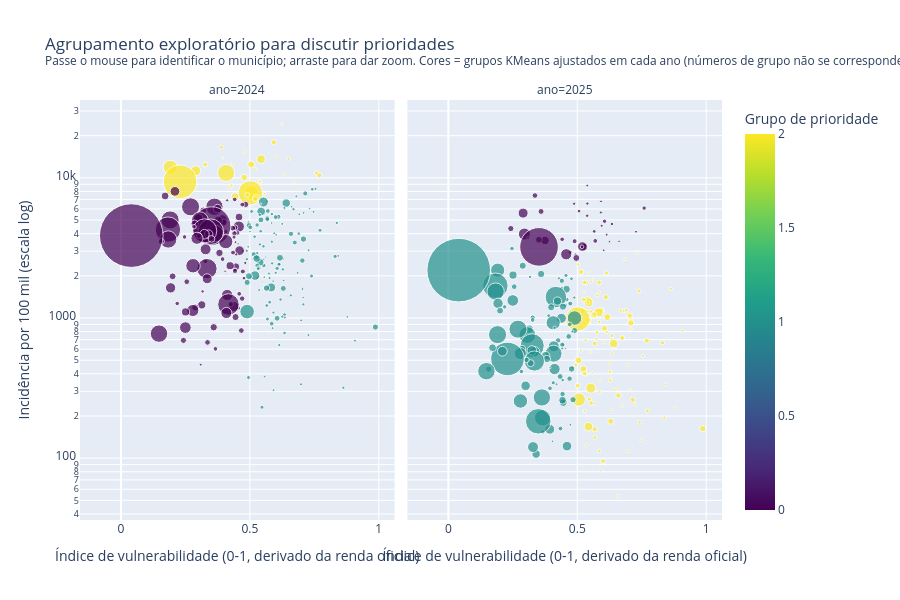

Write notebook code for a chart like this one.
### Code cell
# Agrupamento ajustado separadamente em cada ano
import plotly.express as px
from sklearn.preprocessing import StandardScaler
from sklearn.cluster import KMeans

# Ajusta o agrupamento KMeans separadamente para cada ano, considerando incidência e vulnerabilidade.
for ano,g in base.groupby("ano"):
    X=StandardScaler().fit_transform(g[["incidencia_100k","vulnerabilidade"]])
    base.loc[g.index,"grupo_prioridade"]=KMeans(n_clusters=3,random_state=42,n_init=20).fit_predict(X)
base["grupo_prioridade"]=base.grupo_prioridade.astype(int)

# Visualização do agrupamento resultante em um gráfico de dispersão.
fig=px.scatter(base,x="vulnerabilidade",y="incidencia_100k",log_y=True,facet_col="ano",
               color="grupo_prioridade",color_continuous_scale="Viridis",
               size="populacao",size_max=45,
               hover_name="municipio",
               hover_data={"vulnerabilidade":":.2f","incidencia_100k":":,.0f",
                           "casos":":,","populacao":":,","pressao":":.2f"},
               category_orders={"grupo_prioridade":[0,1,2]},
               labels={"vulnerabilidade":"Índice de vulnerabilidade (0-1, derivado da renda oficial)",
                       "incidencia_100k":"Incidência por 100 mil (escala log)",
                       "grupo_prioridade":"Grupo (KMeans, k=3)"},
               title="Agrupamento exploratório para discutir prioridades<br>"
                     "<sup>Passe o mouse para identificar o município; arraste para dar zoom. "
                     "Cores = grupos KMeans ajustados em cada ano (números de grupo não se correspondem entre anos); tamanho = população. Grupos são apoio exploratório, "
                     "não diagnóstico nem recomendação clínica.</sup>")
fig.update_layout(height=600,font_size=12,
                  coloraxis_colorbar={"title":{"text":"Grupo de prioridade"}})
fig.show()
fig.write_html("grafico_agrupamento_prioridades.html",include_plotlyjs="cdn")
print("Gráfico interativo salvo em notebooks/grafico_agrupamento_prioridades.html")

### Figure 1 — Plotly figure (JSON) as saved in the notebook; plotly's stock layout.template omitted (floating-point values rounded to 4 significant figures; data arrays with more than 128 entries replaced by an {"elided": "..."} marker saying what was removed)
{"data": [{"customdata": {"elided": "246x3 float values"}, "hovertemplate": "<b>%{hovertext}</b><br><br>ano=2024<br>Índice de vulnerabilidade (0-1, derivado da renda oficial)=%{x:.2f}<br>Incidência por 100 mil (escala log)=%{y:,.0f}<br>populacao=%{customdata[1]:,}<br>casos=%{customdata[0]:,}<br>pressao=%{customdata[2]:.2f}<br>Grupo (KMeans, k=3)=%{marker.color}<extra></extra>", "hovertext": {"elided": "246 str values"}, "legendgroup": "", "marker": {"color": {"elided": "246 int values"}, "coloraxis": "coloraxis", "size": {"elided": "246 int values"}, "sizemode": "area", "sizeref": 738.1, "symbol": "circle"}, "mode": "markers", "name": "", "orientation": "v", "showlegend": false, "type": "scatter", "x": {"elided": "246 float values"}, "xaxis": "x", "y": {"elided": "246 float values"}, "yaxis": "y"}, {"customdata": {"elided": "246x3 float values"}, "hovertemplate": "<b>%{hovertext}</b><br><br>ano=2025<br>Índice de vulnerabilidade (0-1, derivado da renda oficial)=%{x:.2f}<br>Incidência por 100 mil (escala log)=%{y:,.0f}<br>populacao=%{customdata[1]:,}<br>casos=%{customdata[0]:,}<br>pressao=%{customdata[2]:.2f}<br>Grupo (KMeans, k=3)=%{marker.color}<extra></extra>", "hovertext": {"elided": "246 str values"}, "legendgroup": "", "marker": {"color": {"elided": "246 int values"}, "coloraxis": "coloraxis", "size": {"elided": "246 int values"}, "sizemode": "area", "sizeref": 738.1, "symbol": "circle"}, "mode": "markers", "name": "", "orientation": "v", "showlegend": false, "type": "scatter", "x": {"elided": "246 float values"}, "xaxis": "x2", "y": {"elided": "246 float values"}, "yaxis": "y2"}], "layout": {"annotations": [{"font": {}, "showarrow": false, "text": "ano=2024", "x": 0.245, "xanchor": "center", "xref": "paper", "y": 1, "yanchor": "bottom", "yref": "paper"}, {"font": {}, "showarrow": false, "text": "ano=2025", "x": 0.755, "xanchor": "center", "xref": "paper", "y": 1, "yanchor": "bottom", "yref": "paper"}], "coloraxis": {"autocolorscale": false, "colorbar": {"title": {"text": "Grupo de prioridade"}}, "colorscale": [[0, "#440154"], [0.1111, "#482878"], [0.2222, "#3e4989"], [0.3333, "#31688e"], [0.4444, "#26828e"], [0.5556, "#1f9e89"], [0.6667, "#35b779"], [0.7778, "#6ece58"], [0.8889, "#b5de2b"], [1, "#fde725"]]}, "font": {"size": 12}, "height": 600, "legend": {"itemsizing": "constant", "tracegroupgap": 0}, "title": {"text": "Agrupamento exploratório para discutir prioridades<br><sup>Passe o mouse para identificar o município; arraste para dar zoom. Cores = grupos KMeans ajustados em cada ano (números de grupo não se correspondem entre anos); tamanho = população. Grupos são apoio exploratório, não diagnóstico nem recomendação clínica.</sup>"}, "xaxis": {"anchor": "y", "domain": [0, 0.49], "title": {"text": "Índice de vulnerabilidade (0-1, derivado da renda oficial)"}}, "xaxis2": {"anchor": "y2", "domain": [0.51, 1], "matches": "x", "title": {"text": "Índice de vulnerabilidade (0-1, derivado da renda oficial)"}}, "yaxis": {"anchor": "x", "domain": [0, 1], "title": {"text": "Incidência por 100 mil (escala log)"}, "type": "log"}, "yaxis2": {"anchor": "x2", "domain": [0, 1], "matches": "y", "showticklabels": false, "type": "log"}}}
